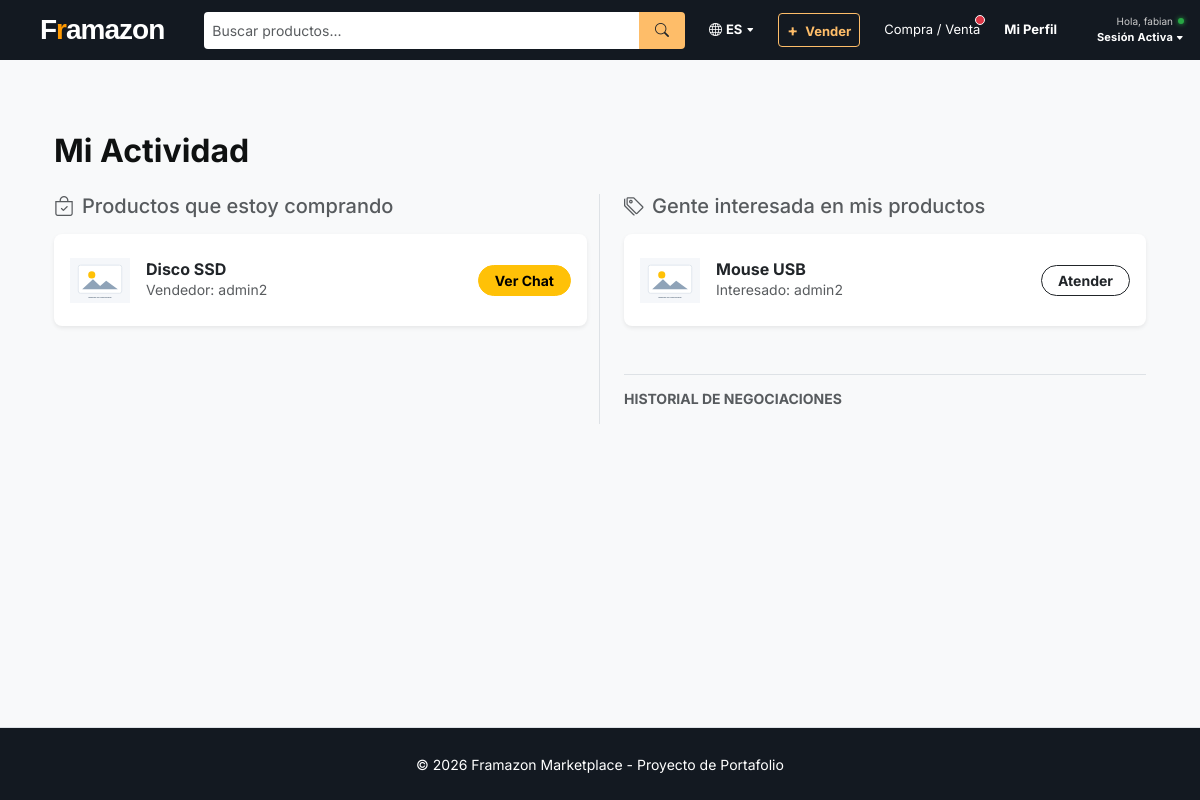
The page /mis-negociaciones/ (signed in) on the database as committed earlier.
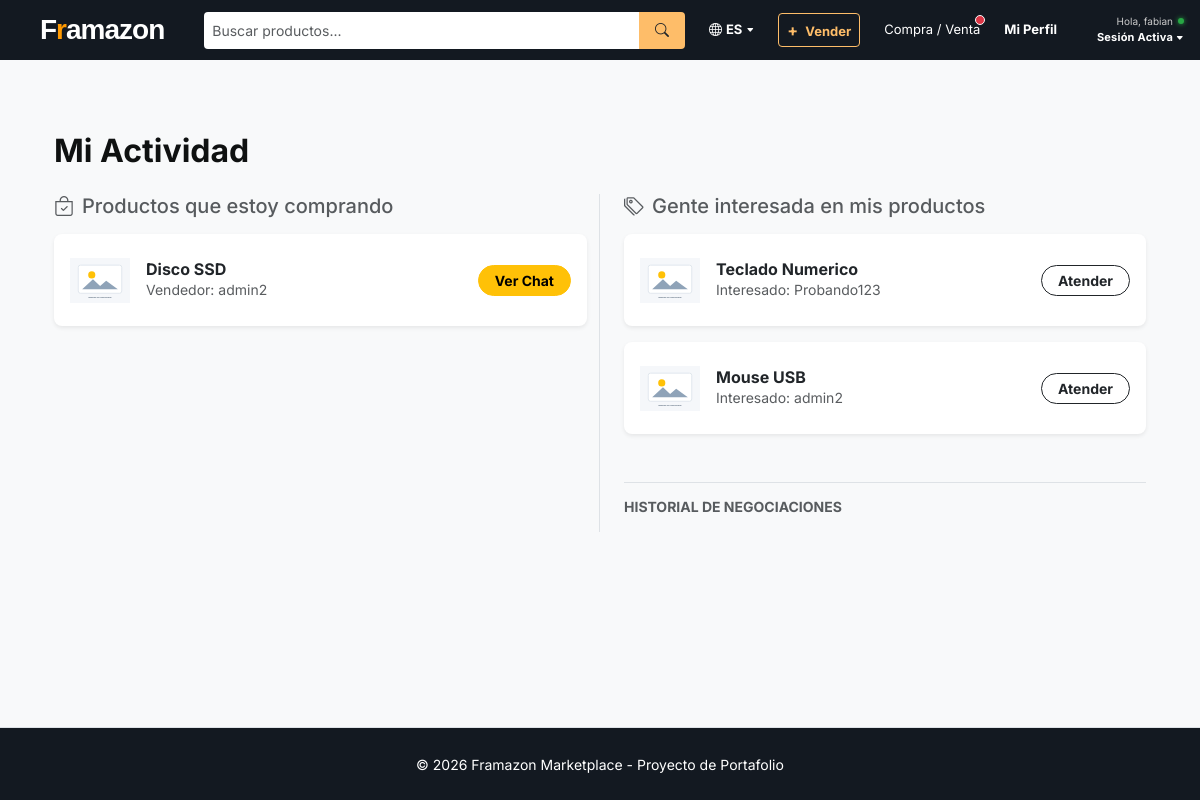
The same page on the database as committed later.
### marketplace/models.py (models this page shows, shortened)
class Negotiation(models.Model):
    ESTADOS = (
        ('abierta', 'En negociación'),
        ('vendida', 'Venta concretada'),
        ('cancelada', 'Cancelada'),
    )
    producto = models.ForeignKey(Product, on_delete=models.CASCADE)
    comprador = models.ForeignKey(User, on_delete=models.CASCADE, related_name='compras_intento')
    vendedor = models.ForeignKey(User, on_delete=models.CASCADE, related_name='ventas_intento')
    estado = models.CharField(max_length=20, choices=ESTADOS, default='abierta')
    creada = models.DateTimeField(auto_now_add=True)
    class Meta:
        constraints = [
            models.UniqueConstraint(
                fields=('producto', 'comprador'),
                name='unique_negotiation_per_product_buyer',
            ),
        ]
        ordering = ('-creada',)

class Product(models.Model):
    CATEGORIAS = (
        ('electronica', 'Electrónica'),
        ('computacion', 'Computación'),
        ('hogar', 'Hogar'),
        ('ropa', 'Ropa y Accesorios'),
        ('otros', 'Otros'),
    )
    vendedor = models.ForeignKey(User, on_delete=models.CASCADE, related_name='productos')
    nombre = models.CharField(max_length=200)
    categoria = models.CharField(max_length=50, choices=CATEGORIAS, default='otros')
    descripcion = models.TextField()
    precio = models.DecimalField(max_digits=10, decimal_places=2)
    stock = models.PositiveIntegerField(default=1)
    esta_pausado = models.BooleanField(default=False) # Permite ocultar el producto sin borrarlo
    es_vendido = models.BooleanField(default=False)  # Marca si el producto ya no está disponible
    imagen_principal = models.ImageField(upload_to='products/')
    email_contacto = models.EmailField()
    telefono_contacto = models.CharField(max_length=20)
    creado = models.DateTimeField(auto_now_add=True)
    class Meta:
        ordering = ('-creado',)
    @property
    def image_url(self):
        if self.imagen_principal and self.imagen_principal.storage.exists(self.imagen_principal.name):
            return self.imagen_principal.url
        return static('img/product-placeholder.svg')

### marketplace/views.py (the view)
# urls.py: path('mis-negociaciones/', views.mis_negociaciones, name='mis_negociaciones'),
@login_required
def mis_negociaciones(request):
    compras = Negotiation.objects.filter(comprador=request.user).select_related('producto', 'vendedor')
    ventas = Negotiation.objects.filter(vendedor=request.user).select_related('producto', 'comprador')
    return render(request, 'marketplace/mis_negociaciones.html', {
        'compras': compras,
        'ventas': ventas,
    })

### marketplace/context_processors.py (called while the page is built)
def mensajes_pendientes(request):
    if request.user.is_authenticated:
        compras_activas = Negotiation.objects.filter(
            estado='abierta',
            comprador=request.user
        ).count()
        ventas_activas = Negotiation.objects.filter(
            estado='abierta',
            vendedor=request.user
        ).count()
        count = compras_activas + ventas_activas
        return {'notificaciones_chat': count}
    return {'notificaciones_chat': 0}

### marketplace/templates/marketplace/mis_negociaciones.html (shortened to what this page needs)
{% extends 'marketplace/base.html' %}
{% block content %}
<div class="container mt-5">
    <h2 class="fw-bold mb-4">Mi Actividad</h2>
    <div class="row">
        <div class="col-md-6 border-end">
            <h5 class="text-muted mb-3"><i class="bi bi-bag-check me-2"></i>Productos que estoy comprando</h5>
            {% for c in compras %}
                {% if c.estado == 'abierta' %}
                <div class="card mb-3 shadow-sm border-0 rounded-3 p-3">
                    <div class="d-flex align-items-center">
                        <img src="{{ c.producto.image_url }}" style="width: 60px; height: 60px; object-fit: contain;" class="me-3" alt="{{ c.producto.nombre }}">
                        <div class="flex-grow-1">
                            <h6 class="mb-0 fw-bold">{{ c.producto.nombre }}</h6>
                            <p class="small text-muted mb-0">Vendedor: {{ c.vendedor.username }}</p>
                        </div>
                        <a href="{% url 'marketplace:product_detail' c.producto.id %}?chat=abierto" class="btn btn-warning btn-sm rounded-pill px-3 fw-bold">Ver Chat</a>
                    </div>
                </div>
                {% endif %}
            {% empty %}
                <p class="text-muted">No has mostrado interés en ningún producto aún.</p>
            {% endfor %}
        </div>
        <div class="col-md-6 ps-md-4">
            <h5 class="text-muted mb-3"><i class="bi bi-tags me-2"></i>Gente interesada en mis productos</h5>
            {% for v in ventas %}
                {% if v.estado == 'abierta' %}
                <div class="card mb-3 shadow-sm border-0 rounded-3 p-3">
                    <div class="d-flex align-items-center">
                        <img src="{{ v.producto.image_url }}" style="width: 60px; height: 60px; object-fit: contain;" class="me-3" alt="{{ v.producto.nombre }}">
                        <div class="flex-grow-1">
                            <h6 class="mb-0 fw-bold">{{ v.producto.nombre }}</h6>
                            <p class="small text-muted mb-0">Interesado: {{ v.comprador.username }}</p>
                        </div>
                        <a href="{% url 'marketplace:product_detail' v.producto.id %}?chat=abierto&comprador={{ v.comprador.id }}" class="btn btn-outline-dark btn-sm rounded-pill px-3 fw-bold">Atender</a>
                    </div>
                </div>
                {% endif %}
            {% empty %}
                <p class="text-muted">Nadie ha preguntado por tus productos todavía.</p>
            {% endfor %}
            {% if ventas %}
                <div class="mt-5 pt-3 border-top">
                    <h6 class="text-muted small text-uppercase fw-bold mb-3">Historial de negociaciones</h6>
                </div>
            {% endif %}
        </div>
    </div>
</div>
{% endblock %}

### marketplace/templates/marketplace/base.html (shortened to what this page needs)
{% load static %}
<!DOCTYPE html>
<html lang="es">
<head>
    <link href="https://cdn.jsdelivr.net/npm/bootstrap@5.3.0/dist/css/bootstrap.min.css" rel="stylesheet">
    <link rel="stylesheet" href="https://cdn.jsdelivr.net/npm/bootstrap-icons@1.11.1/font/bootstrap-icons.css">
    <link rel="stylesheet" href="{% static 'css/style.css' %}">
</head>
<body class="bg-light d-flex flex-column min-vh-100">
<nav class="navbar navbar-expand-lg navbar-dark p-0" style="background-color: #131921; min-height: 60px;">
    <div class="container-fluid px-3">
        <a class="navbar-brand fw-bold fs-3 ms-4" href="{% url 'marketplace:index' %}" style="letter-spacing: -1px; font-family: 'Arial', sans-serif;">
            <span style="color: white;">F</span><span style="color: #ff9900;">r</span><span style="color: white;">amazon</span>
        </a>
        <div class="d-flex flex-grow-1 justify-content-center mx-4">
            <form action="{% url 'marketplace:index' %}" method="GET" class="input-group input-group-sm" style="max-width: 500px;">
                <input type="text" name="q" class="form-control border-0 py-2" placeholder="Buscar productos..." style="border-radius: 4px 0 0 4px;" value="{{ request.GET.q }}">
                <button class="btn border-0 px-3" type="submit" style="background-color: #febd69; border-radius: 0 4px 4px 0;">
                    <i class="bi bi-search"></i>
                </button>
            </form>
        </div>
        <div class="d-flex align-items-center gap-4 ms-auto" style="font-size: 13px;">
            <div class="nav-item d-none d-md-block">
                <a class="nav-link text-white fw-bold d-flex align-items-center" href="#">
                    <i class="bi bi-globe me-1"></i> ES <i class="bi bi-caret-down-fill ms-1" style="font-size: 8px;"></i>
                </a>
            </div>
            {% if user.is_authenticated %}
                <a href="{% url 'marketplace:crear_producto' %}" class="nav-link fw-bold px-2 py-1" style="color: #febd69 !important; border: 1px solid #febd69; border-radius: 4px;">
                    <span class="me-1" style="font-size: 16px;">+</span> Vender
                </a>
                <a class="nav-link position-relative" href="{% url 'marketplace:mis_negociaciones' %}">
                    Compra / Venta
                    {% if notificaciones_chat > 0 %}
                        <span class="position-absolute top-0 start-100 translate-middle p-1 bg-danger border border-light rounded-circle">
                        </span>
                    {% endif %}
                </a>
                <a href="{% url 'marketplace:perfil' %}" class="nav-link text-white fw-bold">Mi Perfil</a>
                <div class="nav-item dropdown ms-3">
                    <a class="nav-link text-white fw-bold d-flex align-items-center p-0" href="#" data-bs-toggle="dropdown" style="width: fit-content;">
                        <div class="d-flex flex-column">
                            <div class="d-flex align-items-center justify-content-end">
                                <span style="font-size: 10px; font-weight: normal; color: #ccc; margin-right: 5px;">Hola, {{ user.username }}</span>
                                <span style="height: 6px; width: 6px; background-color: #28a745; border-radius: 50%; display: inline-block; box-shadow: 0 0 5px #28a745;"></span>
                            </div>
                            <div class="text-end" style="margin-top: -2px;">
                                <span style="font-size: 11px; letter-spacing: 0.2px;">Sesión Activa <i class="bi bi-caret-down-fill" style="font-size: 8px;"></i></span>
                            </div>
                        </div>
                    </a>
                </div>
            {% else %}
                <a href="{% url 'login' %}" class="nav-link text-white fw-bold">Ingresar</a>
                <a href="{% url 'marketplace:registro' %}" class="nav-link fw-bold px-3 py-1" style="background-color: #f0c14b; color: #111 !important; border-radius: 4px; border: 1px solid #a88734;">
                    Registrarse
                </a>
            {% endif %}
        </div>
    </div>
</nav>
<main class="container py-4 flex-grow-1">
    {% block content %}
    {% endblock %}
</main>
<footer class="text-center py-4 footer-amazon border-top mt-auto">
    <div class="container">
        <small>&copy; 2026 Framazon Marketplace - Proyecto de Portafolio</small>
    </div>
</footer>
</body>
</html>

### static/css/style.css (style rules this page uses)
body { font-family: 'Inter', -apple-system, BlinkMacSystemFont, "Segoe UI", Roboto, sans-serif; background-color: #eaeded; color: #0F1111; }

### marketplace/templates/marketplace/base.html (style rules this page uses)
body { font-family: 'Segoe UI', Tahoma, Geneva, Verdana, sans-serif; background-color: #eaeded; }
.footer-amazon { background-color: #131921; color: white; }
.nav-link { color: white !important; font-size: 13px; }

Rows that differ between the two databases and show on the page:
added Negotiation: producto.nombre "Teclado Numerico", comprador.username "Probando123", shown under "Gente interesada en mis productos"
